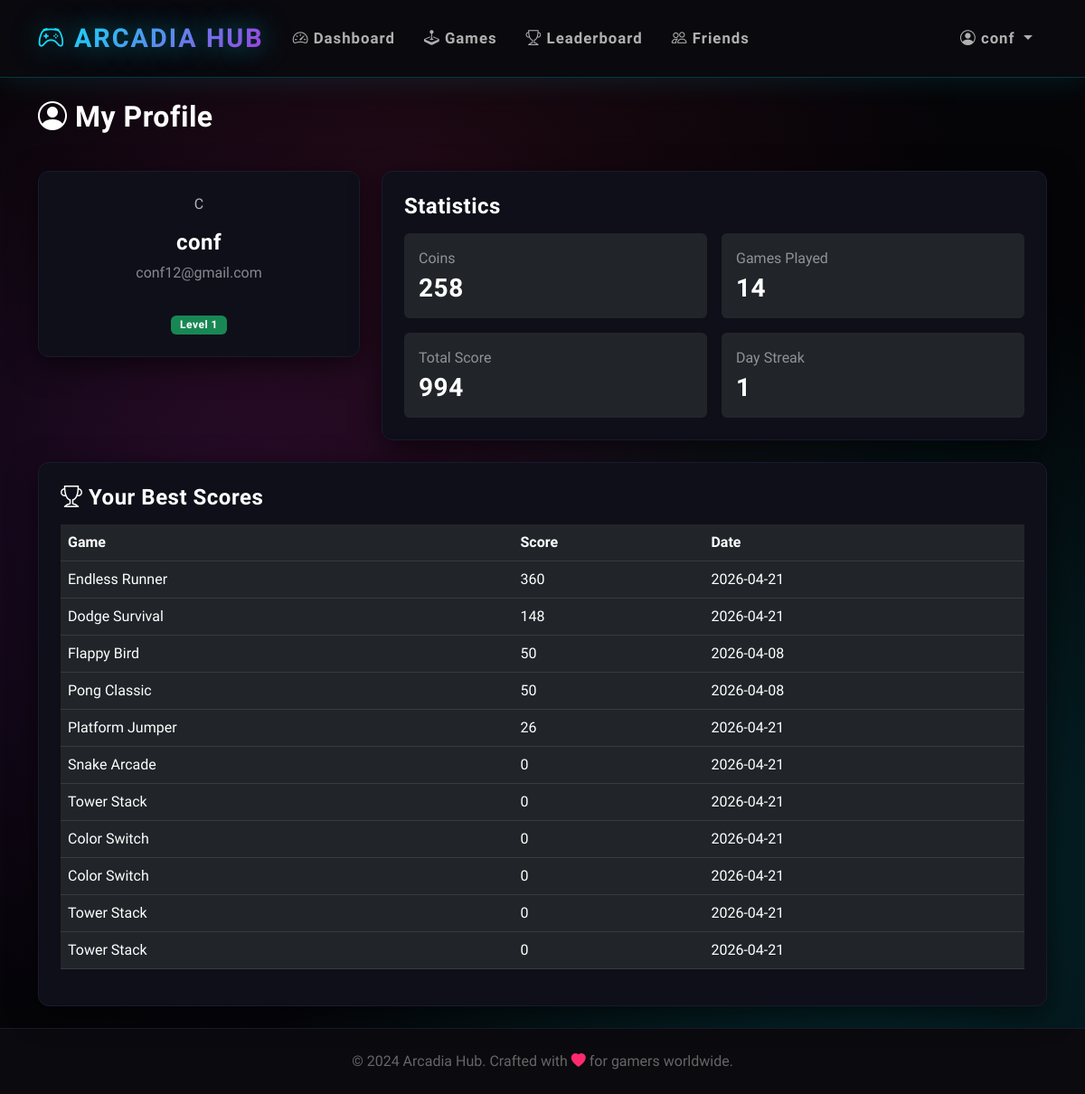
Screenshot of /profile (signed in) with the database file from the repository.
### tables this page shows
CREATE TABLE users (user_id INTEGER PRIMARY KEY AUTOINCREMENT, username TEXT UNIQUE NOT NULL, password_hash TEXT NOT NULL, email TEXT UNIQUE NOT NULL, created_at TIMESTAMP DEFAULT CURRENT_TIMESTAMP, last_login DATE, streak INTEGER DEFAULT 0, coins INTEGER DEFAULT 100, total_games_played INTEGER DEFAULT 0, total_score INTEGER DEFAULT 0, avatar_config TEXT, settings_config TEXT DEFAULT '{"theme": "dark", "sound": true, "notifications": true}', xp INTEGER DEFAULT 0, player_level INTEGER DEFAULT 1);

CREATE TABLE scores (score_id INTEGER PRIMARY KEY AUTOINCREMENT, user_id INTEGER NOT NULL, game_key TEXT NOT NULL, score INTEGER NOT NULL, play_time INTEGER DEFAULT 0, achieved_at TIMESTAMP DEFAULT CURRENT_TIMESTAMP, FOREIGN KEY(user_id) REFERENCES users(user_id) ON DELETE CASCADE, FOREIGN KEY(game_key) REFERENCES games(game_key) ON DELETE CASCADE);

CREATE TABLE games (game_id INTEGER PRIMARY KEY AUTOINCREMENT, game_key TEXT UNIQUE NOT NULL, name TEXT NOT NULL, category TEXT, difficulty TEXT, play_count INTEGER DEFAULT 0, icon TEXT, color TEXT);

### app.py (the view)
@app.route('/profile')
@login_required
def profile():
    user = db.fetch_one("SELECT * FROM users WHERE user_id = ?", (session['user_id'],))
    high_scores = db.fetch_all("SELECT s.*, g.name as game_name FROM scores s JOIN games g ON s.game_key = g.game_key WHERE s.user_id = ? AND s.score = (SELECT MAX(score) FROM scores WHERE user_id = ? AND game_key = s.game_key) ORDER BY s.score DESC", (session['user_id'], session['user_id']))
    return render_template('profile.html', user=user, high_scores=high_scores)

### app.py (called while the page is built)
def login_required(f):
    @wraps(f)
    def decorated_function(*args, **kwargs):
        if 'user_id' not in session:
            flash('Please log in to access this page', 'warning')
            return redirect(url_for('login'))
        session.permanent = True
        return f(*args, **kwargs)
    return decorated_function

@app.before_request
def load_user():
    if 'user_id' in session:
        user = db.fetch_one("SELECT * FROM users WHERE user_id = ?", (session['user_id'],))
        if user:
            session.permanent = True

    def fetch_one(self, query, params=()):
        try:
            self.cursor.execute(query, params)
            return self.cursor.fetchone()
        except Exception as e:
            logger.error(f"Database fetch_one error: {e}\nQuery: {query}")
            raise

    def fetch_all(self, query, params=()):
        try:
            self.cursor.execute(query, params)
            return self.cursor.fetchall()
        except Exception as e:
            logger.error(f"Database fetch_all error: {e}\nQuery: {query}")
            raise

### templates/profile.html (shortened to what this page needs)
{% extends "base.html" %}
{% block content %}
<div class="row mb-4">
    <div class="col-md-12">
        <h2 class="text-white mb-3"><i class="bi bi-person-circle"></i> My Profile</h2>
    </div>
</div>
<div class="row g-4">
    <div class="col-md-4">
        <div class="card p-4 text-center">
            <div class="avatar-placeholder mb-3">
                {{ user.username[0].upper() }}
            </div>
            <h4 class="text-white">{{ user.username }}</h4>
            <p class="text-white-50">{{ user.email }}</p>
            <div class="mt-3">
                <span class="badge bg-success">Level {{ ((user.total_score / 1000)|int) + 1 }}</span>
            </div>
        </div>
    </div>
    <div class="col-md-8">
        <div class="card p-4">
            <h4 class="text-white mb-3">Statistics</h4>
            <div class="row g-3">
                <div class="col-sm-6">
                    <div class="p-3 rounded bg-dark">
                        <p class="text-white-50 mb-1">Coins</p>
                        <h3 class="text-white mb-0">{{ user.coins }}</h3>
                    </div>
                </div>
                <div class="col-sm-6">
                    <div class="p-3 rounded bg-dark">
                        <p class="text-white-50 mb-1">Games Played</p>
                        <h3 class="text-white mb-0">{{ user.total_games_played }}</h3>
                    </div>
                </div>
                <div class="col-sm-6">
                    <div class="p-3 rounded bg-dark">
                        <p class="text-white-50 mb-1">Total Score</p>
                        <h3 class="text-white mb-0">{{ user.total_score }}</h3>
                    </div>
                </div>
                <div class="col-sm-6">
                    <div class="p-3 rounded bg-dark">
                        <p class="text-white-50 mb-1">Day Streak</p>
                        <h3 class="text-white mb-0">{{ user.streak }}</h3>
                    </div>
                </div>
            </div>
        </div>
    </div>
</div>
<div class="row mt-4">
    <div class="col-md-12">
        <div class="card p-4">
            <h4 class="text-white mb-3"><i class="bi bi-trophy"></i> Your Best Scores</h4>
            {% if high_scores %}
            <div class="table-responsive">
                <table class="table table-dark table-hover">
                    <thead>
                        <tr>
                            <th class="text-white">Game</th>
                            <th class="text-white">Score</th>
                            <th class="text-white">Date</th>
                        </tr>
                    </thead>
                    <tbody>
                        {% for score in high_scores %}
                        <tr>
                            <td class="text-white">{{ score.game_name }}</td>
                            <td class="text-white">{{ score.score }}</td>
                            <td class="text-white">{{ score.achieved_at[:10] }}</td>
                        </tr>
                        {% endfor %}
                    </tbody>
                </table>
            </div>
            {% else %}
            <p class="text-white-50 text-center">No scores yet. Start playing!</p>
            {% endif %}
        </div>
    </div>
</div>
{% endblock %}

### templates/base.html (shortened to what this page needs)
<!DOCTYPE html>
<html lang="en" data-bs-theme="dark">
<head>
    <link href="https://cdn.jsdelivr.net/npm/bootstrap@5.3.0/dist/css/bootstrap.min.css" rel="stylesheet">
    <link rel="stylesheet" href="https://cdn.jsdelivr.net/npm/bootstrap-icons@1.10.0/font/bootstrap-icons.css">
</head>
<body>
    <nav class="navbar navbar-expand-lg navbar-dark sticky-top">
        <div class="container">
            <a class="navbar-brand" href="{{ url_for('dashboard') }}">
                <i class="bi bi-controller"></i> ARCADIA HUB
            </a>
            {% if session.user_id %}
            <div class="collapse navbar-collapse" id="navbarNav">
                <ul class="navbar-nav me-auto">
                    <li class="nav-item">
                        <a class="nav-link" href="{{ url_for('dashboard') }}">
                            <i class="bi bi-speedometer2"></i> Dashboard
                        </a>
                    </li>
                    <li class="nav-item">
                        <a class="nav-link" href="{{ url_for('games') }}">
                            <i class="bi bi-joystick"></i> Games
                        </a>
                    </li>
                    <li class="nav-item">
                        <a class="nav-link" href="{{ url_for('leaderboard') }}">
                            <i class="bi bi-trophy"></i> Leaderboard
                        </a>
                    </li>
                    <li class="nav-item">
                        <a class="nav-link" href="{{ url_for('friends') }}">
                            <i class="bi bi-people"></i> Friends
                        </a>
                    </li>
                </ul>
                <ul class="navbar-nav">
                    <li class="nav-item dropdown">
                        <a class="nav-link dropdown-toggle" href="#" role="button" data-bs-toggle="dropdown">
                            <i class="bi bi-person-circle"></i> {{ session.username }}
                        </a>
                    </li>
                </ul>
            </div>
            {% endif %}
        </div>
    </nav>
    <main class="py-4">
        <div class="container">
            {% block content %}{% endblock %}
        </div>
    </main>
    <footer class="py-4 mt-auto">
        <div class="container text-center">
            <p class="mb-0" style="color: #666;">
                &copy; 2024 Arcadia Hub. Crafted with <i class="bi bi-heart-fill" style="color: var(--neon-pink);"></i> for gamers worldwide.
            </p>
        </div>
    </footer>
</body>
</html>

### templates/base.html (style rules this page uses)
* { margin: 0; padding: 0; box-sizing: border-box; }
:root { --neon-blue: #00f3ff; --neon-purple: #b829dd; --neon-pink: #ff2a6d; --neon-green: #05ffa1; --dark-bg: #0a0a0f; --darker-bg: #050508; --card-bg: #0f0f1a; --card-border: #1a1a2e; }
body { min-height: 100vh; background: var(--darker-bg); font-family: 'Rajdhani', sans-serif; color: #e0e0e0; overflow-x: hidden; }
body::before { content: ''; position: fixed; top: 0; left: 0; width: 100%; height: 100%; background: radial-gradient(circle at 20% 50%, rgba(184, 41, 221, 0.15) 0%, transparent 50%), radial-gradient(circle at 80% 80%, rgba(0, 243, 255, 0.15) 0%, transparent 50%), radial-gradient(circle at 40% 20%, rgba(255, 42, 109, 0.1) 0%, transparent 50%); pointer-events: none; z-index: -1; }
.navbar { background: rgba(10, 10, 15, 0.95) !important; backdrop-filter: blur(20px); border-bottom: 1px solid rgba(0, 243, 255, 0.2); box-shadow: 0 4px 30px rgba(0, 243, 255, 0.1); padding: 1rem 0; }
.navbar-brand { font-family: 'Orbitron', sans-serif; font-weight: 900; font-size: 1.8rem; background: linear-gradient(135deg, var(--neon-blue), var(--neon-purple)); -webkit-background-clip: text; -webkit-text-fill-color: transparent; background-clip: text; text-shadow: 0 0 30px rgba(0, 243, 255, 0.5); letter-spacing: 2px; }
.nav-link { font-weight: 600; font-size: 1.05rem; letter-spacing: 1px; color: #b0b0b0 !important; transition: all 0.3s ease; position: relative; padding: 0.5rem 1rem !important; }
.nav-link::before { content: ''; position: absolute; bottom: 0; left: 50%; transform: translateX(-50%); width: 0; height: 2px; background: linear-gradient(90deg, var(--neon-blue), var(--neon-purple)); transition: width 0.3s ease; }
.card { background: var(--card-bg) !important; border: 1px solid var(--card-border) !important; border-radius: 12px; box-shadow: 0 8px 32px rgba(0, 0, 0, 0.6); transition: all 0.3s ease; position: relative; overflow: hidden; }
.card::before { content: ''; position: absolute; top: 0; left: 0; right: 0; height: 2px; background: linear-gradient(90deg, transparent, var(--neon-blue), var(--neon-purple), transparent); opacity: 0; transition: opacity 0.3s ease; }
.badge { font-weight: 600; letter-spacing: 0.5px; padding: 0.4em 0.8em; }
footer { background: var(--dark-bg); border-top: 1px solid var(--card-border); }
h1, h2, h3, h4, h5, h6 { font-family: 'Rajdhani', sans-serif; font-weight: 700; letter-spacing: 0.5px; }

### rows the page displays
users: username "conf", username "C", email "conf12@gmail.com", ((user.total_score/1000)|int)+1 "1", coins "258", total_games_played "14", total_score "994", streak "1"
scores: game_name "Endless Runner", score "360", achieved_at "2026-04-21"
scores: game_name "Dodge Survival", score "148", achieved_at "2026-04-21"
scores: game_name "Flappy Bird", score "50", achieved_at "2026-04-08"
scores: game_name "Pong Classic", score "50", achieved_at "2026-04-08"
scores: game_name "Platform Jumper", score "26", achieved_at "2026-04-21"
scores: game_name "Snake Arcade", score "0", achieved_at "2026-04-21"
scores: game_name "Tower Stack", score "0", achieved_at "2026-04-21"
scores: game_name "Color Switch", score "0", achieved_at "2026-04-21"
scores: game_name "Color Switch", score "0", achieved_at "2026-04-21"
scores: game_name "Tower Stack", score "0", achieved_at "2026-04-21"
scores: game_name "Tower Stack", score "0", achieved_at "2026-04-21"
